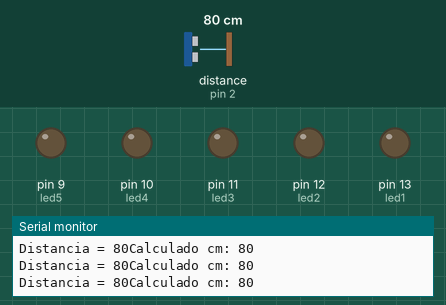
Bench run of a sketch on a simulated Arduino Uno, built with avr-gcc and run on an emulated ATmega328P. On the bench: output pins drawn as LEDs (lit = HIGH), the last lines printed to the serial monitor. Wiring (inferred from the names in the program): ultrasonic range finder: trigger pin 3; echo pin 2. Inputs (shaded band) come from the test bench; at power-on: distance to the obstacle (sensor on pin 2) 80 cm. The echo pulse lasts 58.3 µs per cm; pins used as bus, display or sensor lines are not drawn.

Above: at 1.2 s.
1.3 s: distance to the obstacle (sensor on pin 2) set to 55 cm
4.3 s: distance to the obstacle (sensor on pin 2) set to 48 cm
At 5.0 s:
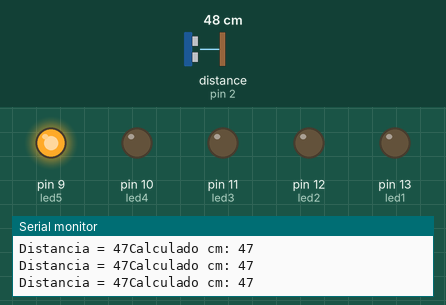
5.8 s: distance to the obstacle (sensor on pin 2) set to 39 cm
At 7.0 s:
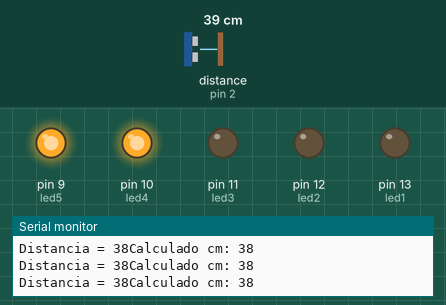
7.3 s: distance to the obstacle (sensor on pin 2) set to 33 cm
10.3 s: distance to the obstacle (sensor on pin 2) set to 30 cm
At 11.5 s:
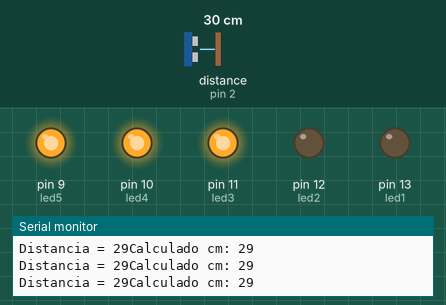
11.8 s: distance to the obstacle (sensor on pin 2) set to 2 cm
At 12.6 s:
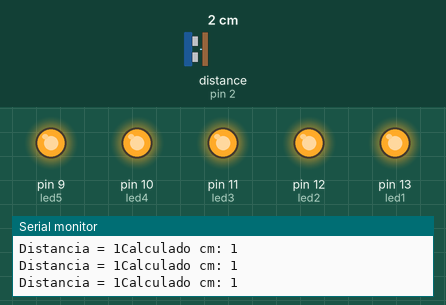
Timing chart, 0 to 14.3 s (numbered marks = the images above; inputs shaded):
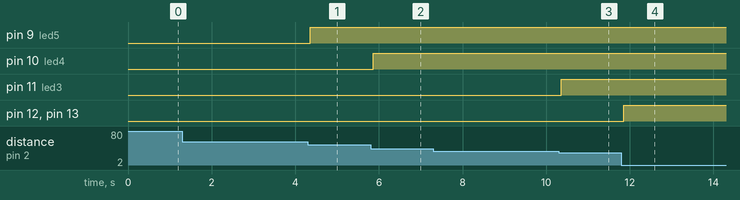

The sketch:

jediPower.ino
```cpp
//criando variáveis dos leds
int led1 = 13;
int led2 = 12;
int led3 = 11;
int led4 = 10;
int led5 = 9;

//criando variáveis constantes
const int trigPin = 3;
const int echoPin = 2;
int dist = 0;

//iniciando variáveis
void setup() {
  Serial.begin(9600);
  pinMode(trigPin, OUTPUT);
  pinMode(echoPin, INPUT);
  pinMode(led1, OUTPUT);
  pinMode(led2, OUTPUT);
  pinMode(led3, OUTPUT);
  pinMode(led4, OUTPUT);
  pinMode(led5, OUTPUT);
}

//criação de uma função para medir a distância
int mede() {
  digitalWrite(trigPin,LOW);
  delayMicroseconds(2);
  digitalWrite(trigPin, HIGH);
  delayMicroseconds(10);
  digitalWrite(trigPin, LOW);
  unsigned long duracao = pulseIn(echoPin, HIGH);
  int distancia = duracao / 58;
  Serial.print("Calculado cm: ");
  Serial.println(distancia);
  return distancia;
}

// processo de análise da distância
void loop(){
  dist = mede(); //variavel 'dist' para recebe a medição dos valores da função
  Serial.print("Distancia = ");
  Serial.print(dist);

  if (dist <= 50 && dist >= 41){ // caso a distância seja longa entre menor ou igual a 50 e maior ou igual a 41
    digitalWrite(led1,LOW); // os 4 primeiro leds ficam acesso em nível baixo e somente o 5º alto
    digitalWrite(led2,LOW); // ou seja sua mão (ou que você aproxima do sensor) ainda esta 'longe' e não tem força para ascender mais leds
    digitalWrite(led3,LOW);
    digitalWrite(led4,LOW);
    digitalWrite(led5,HIGH);
  } else if(dist <=40 && dist >=31){// caso a distância seja pouco longa entre menor ou igual a 40 e maior ou igual a 31
    digitalWrite(led1,LOW);
    digitalWrite(led2,LOW);
    digitalWrite(led3,LOW);
    digitalWrite(led4,HIGH);
    digitalWrite(led5,HIGH);
  } else if(dist <=30 && dist >=21){// caso a distância seja média entre menor ou igual a 30 e maior ou igual a 21
    digitalWrite(led1,LOW);
    digitalWrite(led2,LOW);
    digitalWrite(led3,HIGH);
    digitalWrite(led4,HIGH);
    digitalWrite(led5,HIGH);
  } else if(dist <=20 && dist >=11){ // caso a distância seja curta entre menor ou igual a 20 e maior ou igual a 11
    digitalWrite(led1,LOW);
    digitalWrite(led2,HIGH);
    digitalWrite(led3,HIGH);
    digitalWrite(led4,HIGH);
    digitalWrite(led5,HIGH);
  }
  else if(dist <=10){ // caso a distância seja muito próxima, menor ou igual 10
    digitalWrite(led1,HIGH);
    digitalWrite(led2,HIGH);
    digitalWrite(led3,HIGH);
    digitalWrite(led4,HIGH);
    digitalWrite(led5,HIGH);
  }
else {
   digitalWrite(led1,LOW);// caso a distância seja grande ao ponto de não identificar nada.
   digitalWrite(led2,LOW);
   digitalWrite(led3,LOW);
   digitalWrite(led4,LOW);
   digitalWrite(led5,LOW);
}
}
```

Measured:
- the behaviour switches between 52 and 51 cm on distance to the obstacle (sensor on pin 2) (found by bisection; images 0 and 1)
- the behaviour switches between 42 and 41 cm on distance to the obstacle (sensor on pin 2) (found by bisection; images 1 and 2)
- the behaviour switches between 32 and 31 cm on distance to the obstacle (sensor on pin 2) (found by bisection; images 2 and 3)
- after the input at 4.3 s, pin 9 (led5): LOW → HIGH after 0.06 s
- after the input at 5.8 s, pin 10 (led4): LOW → HIGH after 0.06 s
- after the input at 10.3 s, pin 11 (led3): LOW → HIGH after 0.05 s
- after the input at 11.8 s, pin 12 (led2), pin 13 (led1): LOW → HIGH after 0.05 s
